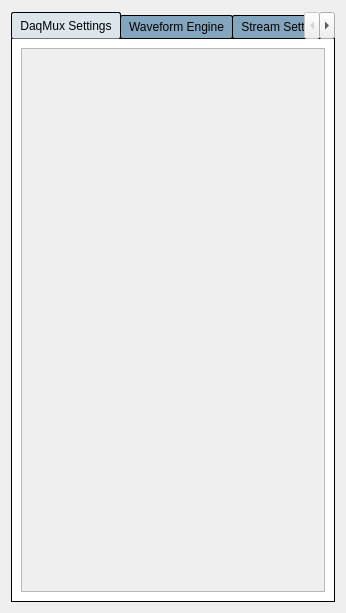
<?xml version="1.0" encoding="UTF-8"?>
<ui version="4.0">
 <class>Form</class>
 <widget class="QWidget" name="Form">
  <property name="geometry">
   <rect>
    <x>0</x>
    <y>0</y>
    <width>346</width>
    <height>613</height>
   </rect>
  </property>
  <property name="windowTitle">
   <string>Form</string>
  </property>
  <layout class="QVBoxLayout" name="verticalLayout_4">
   <item>
    <widget class="QTabWidget" name="tabWidget">
     <property name="styleSheet">
      <string notr="true">QTabWidget::pane {
    border: 1px solid black;
    background: white;
}

QTabWidget::tab-bar:top {
    top: 1px;
}

QTabWidget::tab-bar:bottom {
    bottom: 1px;
}

QTabWidget::tab-bar:left {
    right: 1px;
}

QTabWidget::tab-bar:right {
    left: 1px;
}

QTabBar::tab {
    border: 1px solid black;
}

QTabBar::tab:selected {
    background: rgb(220,229,236);
}

QTabBar::tab:!selected {
    background: rgb(132,165,190);
}

QTabBar::tab:!selected:hover {
    background: rgb(120,153,178);
}

QTabBar::tab:top:!selected {
    margin-top: 3px;
}

QTabBar::tab:bottom:!selected {
    margin-bottom: 3px;
}

QTabBar::tab:top, QTabBar::tab:bottom {
    min-width: 6ex;
    margin-right: -1px;
    padding: 4px 8px 4px 8px;
	border-radius: 2px;
}

QTabBar::tab:top:selected {
    border-bottom-color: none;
}

QTabBar::tab:bottom:selected {
    border-top-color: none;
}

QTabBar::tab:top:last, QTabBar::tab:bottom:last,
QTabBar::tab:top:only-one, QTabBar::tab:bottom:only-one {
    margin-right: 0;
}

QTabBar::tab:left:!selected {
    margin-right: 3px;
}

QTabBar::tab:right:!selected {
    margin-left: 3px;
}

QTabBar::tab:left, QTabBar::tab:right {
    min-height: 6ex;
    margin-bottom: -1px;
    padding: 8px 5px 8px 5px;
	border-radius: 2px;
}

QTabBar::tab:left:selected {
    border-left-color: none;
}

QTabBar::tab:right:selected {
    border-right-color: none;
}

QTabBar::tab:left:last, QTabBar::tab:right:last,
QTabBar::tab:left:only-one, QTabBar::tab:right:only-one {
    margin-bottom: 0;
}</string>
     </property>
     <property name="currentIndex">
      <number>0</number>
     </property>
     <widget class="QWidget" name="tab">
      <attribute name="title">
       <string>DaqMux Settings</string>
      </attribute>
      <layout class="QVBoxLayout" name="verticalLayout">
       <item>
        <widget class="QScrollArea" name="scrollArea">
         <property name="widgetResizable">
          <bool>true</bool>
         </property>
         <widget class="QWidget" name="scrollAreaWidgetContents">
          <property name="geometry">
           <rect>
            <x>0</x>
            <y>0</y>
            <width>314</width>
            <height>556</height>
           </rect>
          </property>
          <layout class="QVBoxLayout" name="verticalLayout_5">
           <item>
            <widget class="PyDMEmbeddedDisplay" name="PyDMEmbeddedDisplay">
             <property name="toolTip">
              <string/>
             </property>
             <property name="filename" stdset="0">
              <string>mux_settings.ui</string>
             </property>
            </widget>
           </item>
          </layout>
         </widget>
        </widget>
       </item>
      </layout>
     </widget>
     <widget class="QWidget" name="tab_2">
      <attribute name="title">
       <string>Waveform Engine</string>
      </attribute>
      <layout class="QVBoxLayout" name="verticalLayout_2">
       <item>
        <widget class="QScrollArea" name="scrollArea_2">
         <property name="widgetResizable">
          <bool>true</bool>
         </property>
         <widget class="QWidget" name="scrollAreaWidgetContents_2">
          <property name="geometry">
           <rect>
            <x>0</x>
            <y>0</y>
            <width>314</width>
            <height>556</height>
           </rect>
          </property>
          <layout class="QVBoxLayout" name="verticalLayout_6" stretch="1,0">
           <property name="leftMargin">
            <number>2</number>
           </property>
           <property name="topMargin">
            <number>2</number>
           </property>
           <property name="rightMargin">
            <number>2</number>
           </property>
           <property name="bottomMargin">
            <number>2</number>
           </property>
           <item>
            <widget class="PyDMEmbeddedDisplay" name="PyDMEmbeddedDisplay_2">
             <property name="sizePolicy">
              <sizepolicy hsizetype="Preferred" vsizetype="Preferred">
               <horstretch>1</horstretch>
               <verstretch>1</verstretch>
              </sizepolicy>
             </property>
             <property name="font">
              <font>
               <pointsize>8</pointsize>
              </font>
             </property>
             <property name="toolTip">
              <string/>
             </property>
             <property name="frameShape">
              <enum>QFrame::NoFrame</enum>
             </property>
             <property name="filename" stdset="0">
              <string>waveform_engine_settings.ui</string>
             </property>
            </widget>
           </item>
           <item>
            <widget class="QFrame" name="frame">
             <property name="sizePolicy">
              <sizepolicy hsizetype="Preferred" vsizetype="Preferred">
               <horstretch>1</horstretch>
               <verstretch>1</verstretch>
              </sizepolicy>
             </property>
             <property name="frameShape">
              <enum>QFrame::NoFrame</enum>
             </property>
             <property name="frameShadow">
              <enum>QFrame::Raised</enum>
             </property>
            </widget>
           </item>
          </layout>
         </widget>
        </widget>
       </item>
      </layout>
     </widget>
     <widget class="QWidget" name="tab_3">
      <attribute name="title">
       <string>Stream Settings</string>
      </attribute>
      <layout class="QVBoxLayout" name="verticalLayout_3">
       <item>
        <widget class="QScrollArea" name="scrollArea_3">
         <property name="widgetResizable">
          <bool>true</bool>
         </property>
         <widget class="QWidget" name="scrollAreaWidgetContents_3">
          <property name="geometry">
           <rect>
            <x>0</x>
            <y>0</y>
            <width>314</width>
            <height>556</height>
           </rect>
          </property>
          <layout class="QHBoxLayout" name="horizontalLayout_4">
           <item>
            <widget class="PyDMEmbeddedDisplay" name="PyDMEmbeddedDisplay_3">
             <property name="toolTip">
              <string/>
             </property>
             <property name="filename" stdset="0">
              <string>streams.ui</string>
             </property>
            </widget>
           </item>
          </layout>
         </widget>
        </widget>
       </item>
      </layout>
     </widget>
    </widget>
   </item>
  </layout>
 </widget>
 <customwidgets>
  <customwidget>
   <class>PyDMEmbeddedDisplay</class>
   <extends>QFrame</extends>
   <header>pydm.widgets.embedded_display</header>
  </customwidget>
 </customwidgets>
 <resources/>
 <connections/>
</ui>
